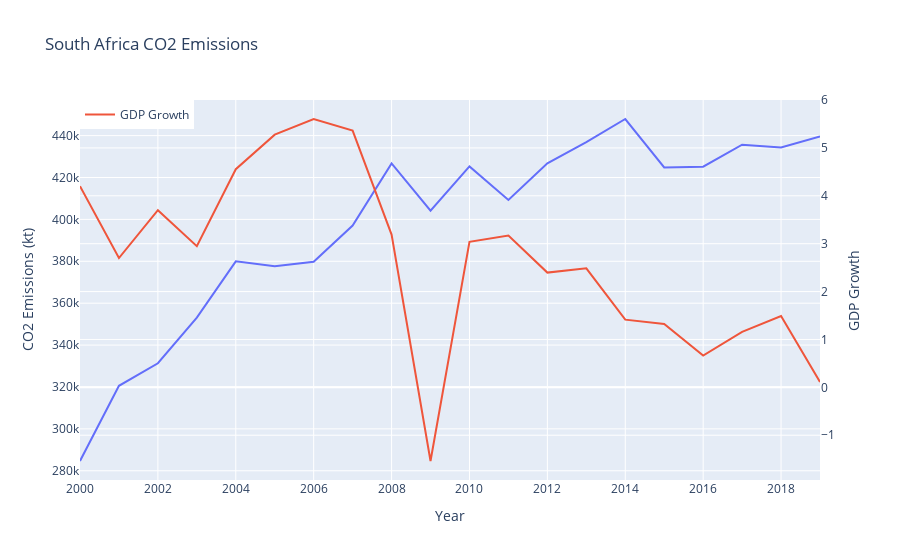
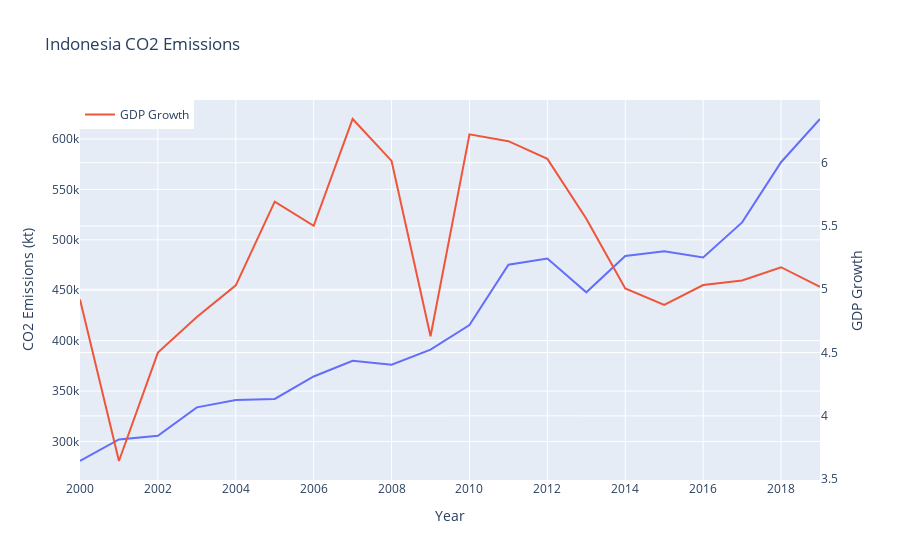
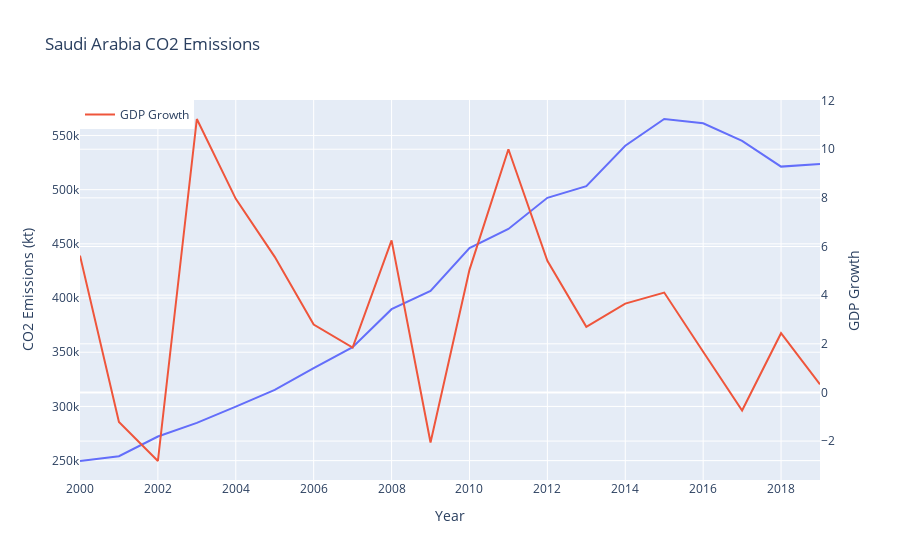
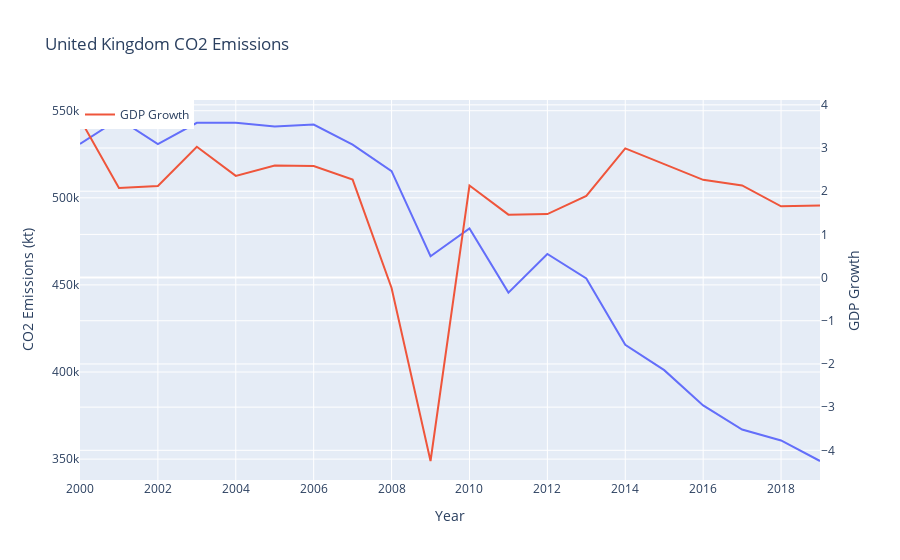

The code cell stored with these charts, in order, in its notebook:
### Markdown cell above
Some general observations that can be made for nations dataframe from above graphs. 

- Saudi Arabia, Indonesia, and Italy do not use nuclear energy for electricity production. <br>
- Since the Fukushima nuclear disaster that happened in 2011, there has been a visible decline in Japan’s nuclear energy use for electricity.<br>  
- There is a decline in nuclear energy use for electricity for the United Kingdom and France whereas China and India have seen growth in it.<br>
- South Africa and the USA have seen ups and downs in the use of nuclear energy for electricity.<br> 
- There is no general relationship visible for electricity from nuclear energy for these countries with CO2 emission. It may have an impact on it, but from these trendlines it's hard to figure it out.<br>
- Except for Saudi Arabia, all other selected countries have seen decline in energy intensity level. 

**Note:** Energy intensity refers to the amount of energy used to produce a unit of economic output, usually measured in terms of GDP (Gross Domestic Product). It is an indicator that helps assess the efficiency of energy use in an economy. <br><br>
- **Energy Intensity Level = (Primary Energy Consumption) / (Economic Output or GDP)**

### Code cell
# Trendline comparison of Energy Intensity Level with gdp per capita.
for i in nation_filter:
    nation_data = nations[nations['Entity'] == i]
    
    fig = px.line(nation_data, x='Year', y='Value_co2_emissions_kt_by_country', title=f'{i} CO2 Emissions')
    fig.add_scatter(x=nation_data['Year'], y=nation_data['gdp_growth'], mode='lines', name='GDP Growth', yaxis='y2')
    
    fig.update_layout(
        yaxis=dict(title='CO2 Emissions (kt)'),
        yaxis2=dict(title='GDP Growth', overlaying='y', side='right'),
        xaxis=dict(title='Year'),
        legend=dict(x=0, y=1)
    )
    
    fig.show()

### Figure 1 — Plotly figure (JSON) as saved in the notebook; plotly's stock layout.template omitted (floating-point values rounded to 4 significant figures)
{"data": [{"hovertemplate": "Year=%{x}<br>Value_co2_emissions_kt_by_country=%{y}<extra></extra>", "legendgroup": "", "line": {"color": "#636efa", "dash": "solid"}, "marker": {"symbol": "circle"}, "mode": "lines", "name": "", "orientation": "v", "showlegend": false, "type": "scatter", "x": [2000, 2001, 2002, 2003, 2004, 2005, 2006, 2007, 2008, 2009, 2010, 2011, 2012, 2013, 2014, 2015, 2016, 2017, 2018, 2019], "xaxis": "x", "y": [284660, 320540, 331300.0, 353100.0, 380000.0, 377600.0, 379800.0, 397100.0, 426700.0, 404200.0, 425300.0, 409300.0, 426800.0, 436900.0, 447900.0, 424800.0, 425100.0, 435600.0, 434400.0, 439600.0], "yaxis": "y"}, {"mode": "lines", "name": "GDP Growth", "type": "scatter", "x": [2000, 2001, 2002, 2003, 2004, 2005, 2006, 2007, 2008, 2009, 2010, 2011, 2012, 2013, 2014, 2015, 2016, 2017, 2018, 2019], "y": [4.2, 2.7, 3.7, 2.949, 4.555, 5.277, 5.604, 5.36, 3.191, -1.538, 3.04, 3.169, 2.396, 2.485, 1.414, 1.322, 0.6646, 1.158, 1.488, 0.1131], "yaxis": "y2"}], "layout": {"legend": {"tracegroupgap": 0, "x": 0, "y": 1}, "title": {"text": "South Africa CO2 Emissions"}, "xaxis": {"anchor": "y", "domain": [0, 1], "title": {"text": "Year"}}, "yaxis": {"anchor": "x", "domain": [0, 1], "title": {"text": "CO2 Emissions (kt)"}}, "yaxis2": {"overlaying": "y", "side": "right", "title": {"text": "GDP Growth"}}}}

### Figure 2 — Plotly figure (JSON) as saved in the notebook; plotly's stock layout.template omitted (floating-point values rounded to 4 significant figures)
{"data": [{"hovertemplate": "Year=%{x}<br>Value_co2_emissions_kt_by_country=%{y}<extra></extra>", "legendgroup": "", "line": {"color": "#636efa", "dash": "solid"}, "marker": {"symbol": "circle"}, "mode": "lines", "name": "", "orientation": "v", "showlegend": false, "type": "scatter", "x": [2000, 2001, 2002, 2003, 2004, 2005, 2006, 2007, 2008, 2009, 2010, 2011, 2012, 2013, 2014, 2015, 2016, 2017, 2018, 2019], "xaxis": "x", "y": [280650, 302060, 305600.0, 333900.0, 341200.0, 342100.0, 364500.0, 380000.0, 376100.0, 391100.0, 415500.0, 475300.0, 481500.0, 447900.0, 483900.0, 488500.0, 482500.0, 517300.0, 577000.0, 619800.0], "yaxis": "y"}, {"mode": "lines", "name": "GDP Growth", "type": "scatter", "x": [2000, 2001, 2002, 2003, 2004, 2005, 2006, 2007, 2008, 2009, 2010, 2011, 2012, 2013, 2014, 2015, 2016, 2017, 2018, 2019], "y": [4.92, 3.643, 4.499, 4.78, 5.031, 5.693, 5.501, 6.345, 6.014, 4.629, 6.224, 6.17, 6.03, 5.557, 5.007, 4.876, 5.033, 5.07, 5.174, 5.018], "yaxis": "y2"}], "layout": {"legend": {"tracegroupgap": 0, "x": 0, "y": 1}, "title": {"text": "Indonesia CO2 Emissions"}, "xaxis": {"anchor": "y", "domain": [0, 1], "title": {"text": "Year"}}, "yaxis": {"anchor": "x", "domain": [0, 1], "title": {"text": "CO2 Emissions (kt)"}}, "yaxis2": {"overlaying": "y", "side": "right", "title": {"text": "GDP Growth"}}}}

### Figure 3 — Plotly figure (JSON) as saved in the notebook; plotly's stock layout.template omitted (floating-point values rounded to 4 significant figures)
{"data": [{"hovertemplate": "Year=%{x}<br>Value_co2_emissions_kt_by_country=%{y}<extra></extra>", "legendgroup": "", "line": {"color": "#636efa", "dash": "solid"}, "marker": {"symbol": "circle"}, "mode": "lines", "name": "", "orientation": "v", "showlegend": false, "type": "scatter", "x": [2000, 2001, 2002, 2003, 2004, 2005, 2006, 2007, 2008, 2009, 2010, 2011, 2012, 2013, 2014, 2015, 2016, 2017, 2018, 2019], "xaxis": "x", "y": [249660, 254090, 272250, 284800.0, 299900.0, 315300.0, 335400.0, 354600.0, 389700.0, 406500.0, 446100.0, 463800.0, 492500.0, 503200.0, 540500.0, 565200.0, 561200.0, 545100.0, 521300.0, 523800.0], "yaxis": "y"}, {"mode": "lines", "name": "GDP Growth", "type": "scatter", "x": [2000, 2001, 2002, 2003, 2004, 2005, 2006, 2007, 2008, 2009, 2010, 2011, 2012, 2013, 2014, 2015, 2016, 2017, 2018, 2019], "y": [5.625, -1.211, -2.819, 11.24, 7.958, 5.574, 2.788, 1.847, 6.25, -2.059, 5.039, 9.997, 5.411, 2.699, 3.652, 4.106, 1.671, -0.7415, 2.434, 0.3314], "yaxis": "y2"}], "layout": {"legend": {"tracegroupgap": 0, "x": 0, "y": 1}, "title": {"text": "Saudi Arabia CO2 Emissions"}, "xaxis": {"anchor": "y", "domain": [0, 1], "title": {"text": "Year"}}, "yaxis": {"anchor": "x", "domain": [0, 1], "title": {"text": "CO2 Emissions (kt)"}}, "yaxis2": {"overlaying": "y", "side": "right", "title": {"text": "GDP Growth"}}}}

### Figure 4 — Plotly figure (JSON) as saved in the notebook; plotly's stock layout.template omitted (floating-point values rounded to 4 significant figures)
{"data": [{"hovertemplate": "Year=%{x}<br>Value_co2_emissions_kt_by_country=%{y}<extra></extra>", "legendgroup": "", "line": {"color": "#636efa", "dash": "solid"}, "marker": {"symbol": "circle"}, "mode": "lines", "name": "", "orientation": "v", "showlegend": false, "type": "scatter", "x": [2000, 2001, 2002, 2003, 2004, 2005, 2006, 2007, 2008, 2009, 2010, 2011, 2012, 2013, 2014, 2015, 2016, 2017, 2018, 2019], "xaxis": "x", "y": [530890, 545260, 530800.0, 543000.0, 543100.0, 540900.0, 542100.0, 530500, 515300.0, 466500.0, 482400.0, 445600.0, 467800.0, 453800.0, 415600.0, 401100.0, 380800.0, 367000, 360700.0, 348900.0], "yaxis": "y"}, {"mode": "lines", "name": "GDP Growth", "type": "scatter", "x": [2000, 2001, 2002, 2003, 2004, 2005, 2006, 2007, 2008, 2009, 2010, 2011, 2012, 2013, 2014, 2015, 2016, 2017, 2018, 2019], "y": [3.672, 2.073, 2.123, 3.03, 2.356, 2.593, 2.584, 2.269, -0.2396, -4.247, 2.131, 1.458, 1.47, 1.89, 2.991, 2.623, 2.263, 2.134, 1.651, 1.672], "yaxis": "y2"}], "layout": {"legend": {"tracegroupgap": 0, "x": 0, "y": 1}, "title": {"text": "United Kingdom CO2 Emissions"}, "xaxis": {"anchor": "y", "domain": [0, 1], "title": {"text": "Year"}}, "yaxis": {"anchor": "x", "domain": [0, 1], "title": {"text": "CO2 Emissions (kt)"}}, "yaxis2": {"overlaying": "y", "side": "right", "title": {"text": "GDP Growth"}}}}
